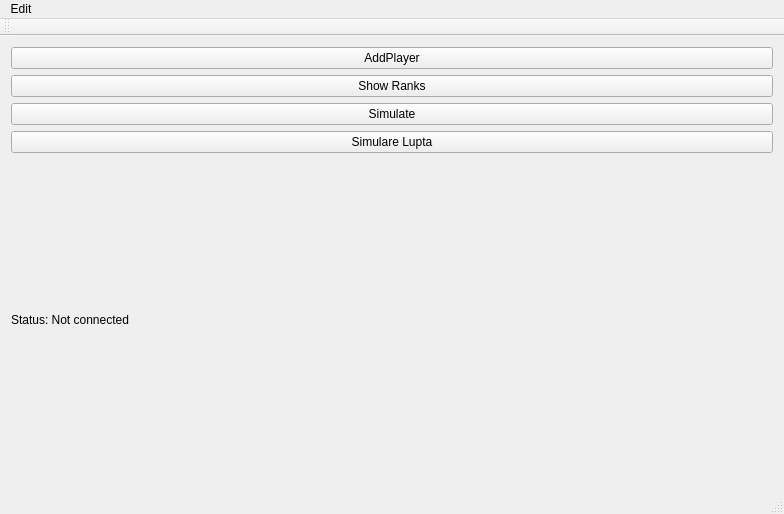
<?xml version="1.0" encoding="UTF-8"?>
<ui version="4.0">
 <class>MainWindow</class>
 <widget class="QMainWindow" name="MainWindow">
  <property name="geometry">
   <rect>
    <x>0</x>
    <y>0</y>
    <width>784</width>
    <height>514</height>
   </rect>
  </property>
  <property name="windowTitle">
   <string>MainWindow</string>
  </property>
  <widget class="QWidget" name="centralWidget">
   <layout class="QVBoxLayout" name="verticalLayout">
    <item>
     <widget class="QPushButton" name="AddPlayer">
      <property name="text">
       <string>AddPlayer</string>
      </property>
     </widget>
    </item>
    <item>
     <widget class="QPushButton" name="ShowRanks">
      <property name="text">
       <string>Show Ranks</string>
      </property>
     </widget>
    </item>
    <item>
     <widget class="QPushButton" name="Simulate">
      <property name="text">
       <string>Simulate</string>
      </property>
     </widget>
    </item>
    <item>
     <widget class="QPushButton" name="simulareLupta">
      <property name="text">
       <string>Simulare Lupta</string>
      </property>
     </widget>
    </item>
    <item>
     <widget class="QLabel" name="connectionStatus">
      <property name="text">
       <string>Status: Not connected</string>
      </property>
     </widget>
    </item>
   </layout>
  </widget>
  <widget class="QMenuBar" name="menuBar">
   <property name="geometry">
    <rect>
     <x>0</x>
     <y>0</y>
     <width>784</width>
     <height>26</height>
    </rect>
   </property>
   <widget class="QMenu" name="menuEdit">
    <property name="title">
     <string>Edit</string>
    </property>
    <addaction name="actionAddItems"/>
   </widget>
   <addaction name="menuEdit"/>
  </widget>
  <widget class="QToolBar" name="mainToolBar">
   <attribute name="toolBarArea">
    <enum>TopToolBarArea</enum>
   </attribute>
   <attribute name="toolBarBreak">
    <bool>false</bool>
   </attribute>
  </widget>
  <widget class="QStatusBar" name="statusBar"/>
  <action name="actionAddItems">
   <property name="text">
    <string>Add Items</string>
   </property>
  </action>
 </widget>
 <layoutdefault spacing="6" margin="11"/>
 <resources/>
 <connections/>
</ui>
